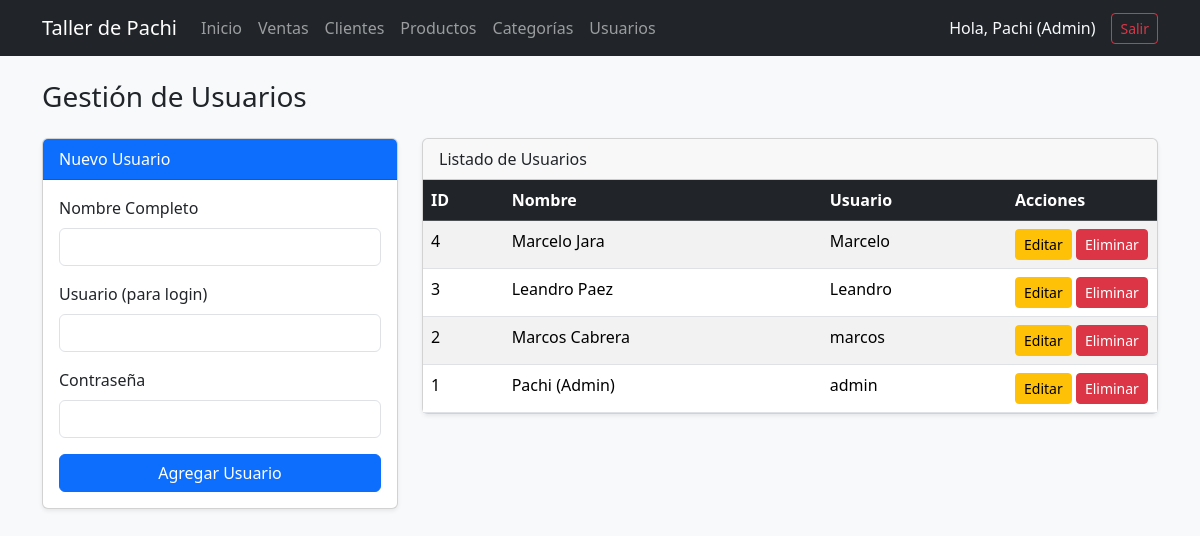
/usuarios.php (signed in), run on the app's committed database.
### tables this page shows
CREATE TABLE `usuarios` (
  `id_usuario` int(11) NOT NULL,
  `nombre` varchar(100) NOT NULL,
  `usuario` varchar(50) NOT NULL,
  `password` varchar(255) NOT NULL
);

### usuarios.php (the view, shortened to what this page needs)
<?php
require_once "config/conexion.php";
$id_editar = "";
$nombre_editar = "";
$usuario_editar = "";
$usuarios = $conexion->query("SELECT id_usuario, nombre, usuario FROM usuarios ORDER BY id_usuario DESC")->fetchAll();
?>
<!DOCTYPE html>
<html lang="es">
<head>
    <link href="https://cdn.jsdelivr.net/npm/bootstrap@5.3.3/dist/css/bootstrap.min.css" rel="stylesheet">
</head>
<body class="bg-light">
    <?php include "navbar.php"; ?>
    <div class="container">
        <h3 class="mb-4">Gestión de Usuarios</h3>
        <div class="row">
            <div class="col-md-4 mb-4">
                <div class="card shadow-sm">
                    <div class="card-header bg-primary text-white">
                        <?php echo ($id_editar != "") ? "Editar Usuario" : "Nuevo Usuario"; ?>
                    </div>
                    <div class="card-body">
                        <form method="POST" action="usuarios.php">
                            <div class="mb-3">
                                <label class="form-label">Nombre Completo</label>
                                <input type="text" name="nombre" class="form-control" required
                                       value="<?php echo htmlspecialchars($nombre_editar); ?>">
                            </div>
                            <div class="mb-3">
                                <label class="form-label">Usuario (para login)</label>
                                <input type="text" name="usuario" class="form-control" required
                                       value="<?php echo htmlspecialchars($usuario_editar); ?>">
                            </div>
                            <div class="mb-3">
                                <label class="form-label">Contraseña</label>
                                <input type="password" name="password" class="form-control"
                                       <?php echo ($id_editar == "") ? "required" : ""; ?>>
                            </div>
                            <button type="submit" class="btn btn-primary w-100">
                                <?php echo ($id_editar != "") ? "Guardar Cambios" : "Agregar Usuario"; ?>
                            </button>
                        </form>
                    </div>
                </div>
            </div>
            <div class="col-md-8">
                <div class="card shadow-sm">
                    <div class="card-header">Listado de Usuarios</div>
                    <div class="card-body p-0">
                        <table class="table table-striped table-hover mb-0">
                            <thead class="table-dark">
                                <tr>
                                    <th>ID</th>
                                    <th>Nombre</th>
                                    <th>Usuario</th>
                                    <th style="width: 150px;">Acciones</th>
                                </tr>
                            </thead>
                            <tbody>
                                <?php foreach ($usuarios as $usu): ?>
                                    <tr>
                                        <td><?php echo $usu["id_usuario"]; ?></td>
                                        <td><?php echo htmlspecialchars($usu["nombre"]); ?></td>
                                        <td><?php echo htmlspecialchars($usu["usuario"]); ?></td>
                                        <td>
                                            <a href="usuarios.php?editar=<?php echo $usu["id_usuario"]; ?>" class="btn btn-warning btn-sm">Editar</a>
                                            <a href="usuarios.php?eliminar=<?php echo $usu["id_usuario"]; ?>" class="btn btn-danger btn-sm"
                                               onclick="return confirm('¿Seguro que querés eliminar este usuario?');">Eliminar</a>
                                        </td>
                                    </tr>
                                <?php endforeach; ?>
                            </tbody>
                        </table>
                    </div>
                </div>
            </div>
        </div>
    </div>
</body>
</html>

### data on the page
usuarios: id_usuario "4", nombre "Marcelo Jara", usuario "Marcelo"
usuarios: id_usuario "3", nombre "Leandro Paez", usuario "Leandro"
usuarios: id_usuario "2", nombre "Marcos Cabrera", usuario "marcos"
usuarios: id_usuario "1", nombre "Pachi (Admin)", usuario "admin"

### other printed values
$_SESSION['nombre_usuario'] "Pachi (Admin)"
